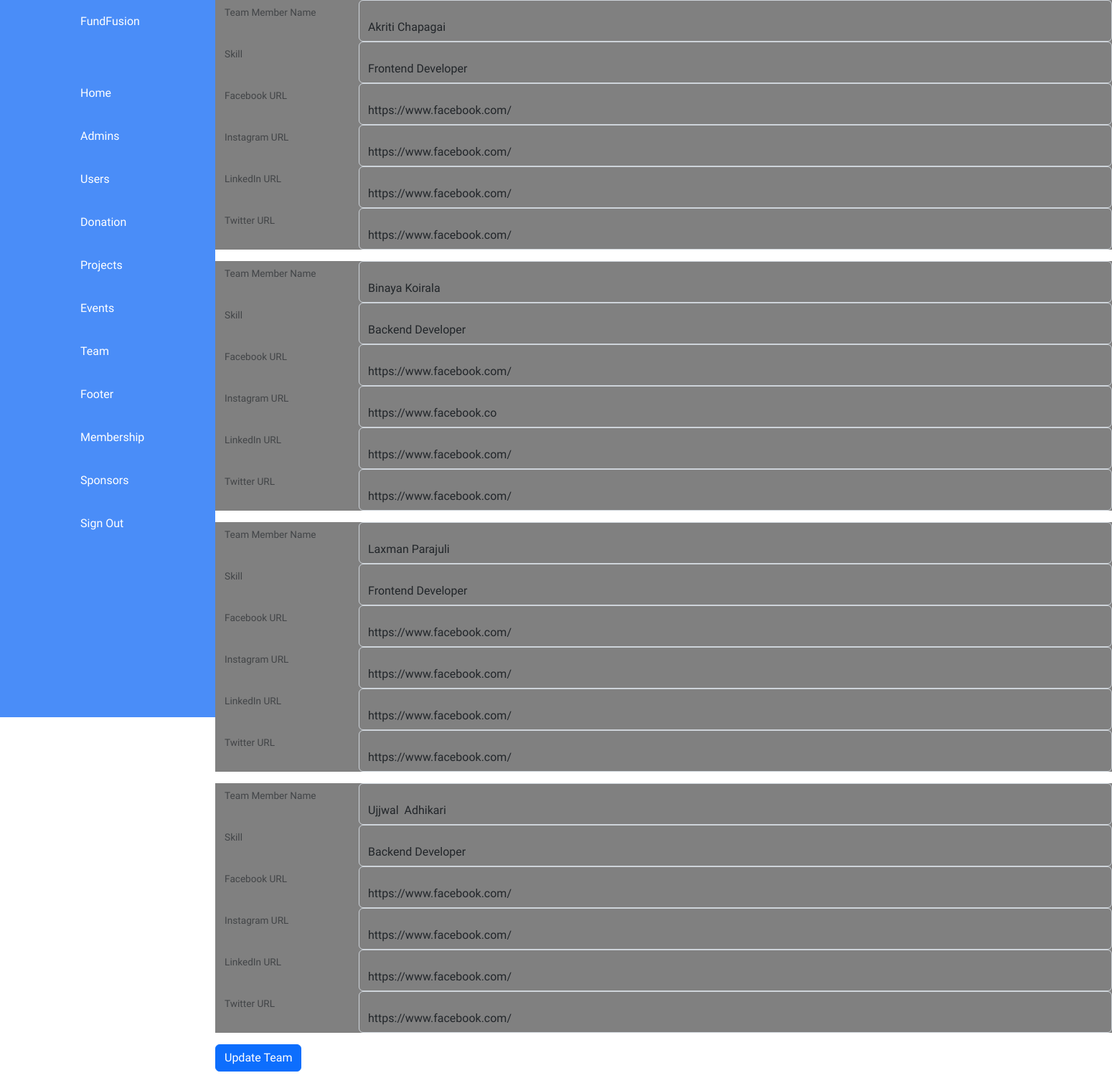
/admin/DashboardComponents/Teams.php (signed in), run on the app's committed database.
### tables this page shows
CREATE TABLE IF NOT EXISTS `teams` (
  `id` int(5) NOT NULL,
  `name` varchar(30) NOT NULL,
  `skill` varchar(50) NOT NULL,
  `fb` varchar(100) NOT NULL,
  `twitter` varchar(100) NOT NULL,
  `insta` varchar(100) NOT NULL,
  `linkedin` varchar(100) NOT NULL
);

### admin/routeconfig.php (called while the page is built)
<?php
    $site_url = "http://localhost/FundFusion/"
?>

### admin/DashboardComponents/Teams.php (the view, shortened to what this page needs)
<?php
include "../routeconfig.php";
include "Db_Connection.php";
$teamsSql = "SELECT * FROM teams";
$teamsresult = mysqli_query($conn, $teamsSql);
?>
<!DOCTYPE html>
<html lang="en">
<head>
    <link rel="stylesheet" href="https://cdnjs.cloudflare.com/ajax/libs/bootstrap/5.2.3/css/bootstrap.min.css">
        <link rel="stylesheet" href="<?php echo $site_url ?>css/Dashboard.css" />
</head>
<body>
    <?php
    @include('../partials/navigation.php');
    ?>
    <div class="container">
        <h3>Edit Team</h3>
    </div>
    <div class="content-container">
        <form method="POST" action="<?php echo $_SERVER['PHP_SELF']; ?>">
            <?php while ($rs = mysqli_fetch_array($teamsresult)) { ?>
                <div class=" mydiv mb-3" style="background-color:grey;">
                    <div class="form-floating" style="padding-left:200px">
                        <input type="text" class="form-control" name="team[<?php echo $rs['id']; ?>][name]" value="<?php echo $rs['name']; ?>" style="background-color:grey;" required>
                        <label for="team_name">Team Member Name</label>
                    </div>
                    <div class="form-floating" style="padding-left:200px">
                        <input type="text" class="form-control" name="team[<?php echo $rs['id']; ?>][skill]" value="<?php echo $rs['skill']; ?>" style="background-color:grey;" required>
                        <label for="team_skill">Skill</label>
                    </div>
                    <div class="form-floating" style="padding-left:200px">
                        <input type="text" class="form-control" name="team[<?php echo $rs['id']; ?>][fb]" value="<?php echo $rs['fb']; ?>" style="background-color:grey;">
                        <label for="team_fb">Facebook URL</label>
                    </div>
                    <div class="form-floating" style="padding-left:200px">
                        <input type="text" class="form-control" name="team[<?php echo $rs['id']; ?>][insta]" value="<?php echo $rs['insta']; ?>" style="background-color:grey;">
                        <label for="team_insta">Instagram URL</label>
                    </div>
                    <div class="form-floating" style="padding-left:200px">
                        <input type="text" class="form-control" name="team[<?php echo $rs['id']; ?>][linkedin]" value="<?php echo $rs['linkedin']; ?>" style="background-color:grey;">
                        <label for="team_linkedin">LinkedIn URL</label>
                    </div>
                    <div class="form-floating" style="padding-left:200px">
                        <input type="text" class="form-control" name="team[<?php echo $rs['id']; ?>][twitter]" value="<?php echo $rs['twitter']; ?>" style="background-color:grey;">
                        <label for="team_twitter">Twitter URL</label>
                    </div>
                </div>
            <?php } ?>
            <div class="mb-3">
                <button type="submit" class="btn btn-primary">Update Team</button>
            </div>
        </form>
    </div>
</body>
</html>

### css/Dashboard.css (style rules this page uses)
* { margin: 0; box-sizing: border-box; font-family: "Ubuntu", sans-serif; }
:root { --blue: #4a8df8; --white: #fff; --grey: #f5f5f5; --black1: #222; --black2: #333; }
body { min-height: 120vh; overflow-x: hidden; }
.container { position: absolute; width: 100%; padding-bottom: 20px; }

### admin/DashboardComponents/Teams.php (style rules this page uses)
.container { margin-left:400px; padding-left: 300px; }
.content-container { margin-left: 200px; padding-left: 100px; }

### data on the page
teams: name "Akriti Chapagai", skill "Frontend Developer", fb "https://www.facebook.com/", insta "https://www.facebook.com/", linkedin "https://www.facebook.com/", twitter "https://www.facebook.com/"
teams: name "Binaya Koirala", skill "Backend Developer", fb "https://www.facebook.com/", insta "https://www.facebook.co", linkedin "https://www.facebook.com/", twitter "https://www.facebook.com/"
teams: name "Laxman Parajuli", skill "Frontend Developer", fb "https://www.facebook.com/", insta "https://www.facebook.com/", linkedin "https://www.facebook.com/", twitter "https://www.facebook.com/"
teams: name "Ujjwal Adhikari", skill "Backend Developer", fb "https://www.facebook.com/", insta "https://www.facebook.com/", linkedin "https://www.facebook.com/", twitter "https://www.facebook.com/"
